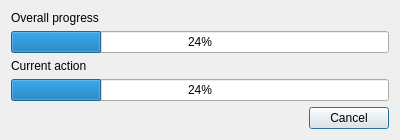
<?xml version="1.0" encoding="UTF-8"?>
<ui version="4.0">
 <class>ModuleConfigProgressDialog</class>
 <widget class="QDialog" name="ModuleConfigProgressDialog">
  <property name="geometry">
   <rect>
    <x>0</x>
    <y>0</y>
    <width>400</width>
    <height>134</height>
   </rect>
  </property>
  <property name="windowTitle">
   <string>Preparing data for configuration</string>
  </property>
  <layout class="QVBoxLayout" name="verticalLayout_2">
   <item>
    <layout class="QVBoxLayout" name="verticalLayout">
     <item>
      <widget class="QLabel" name="label">
       <property name="text">
        <string>Overall progress</string>
       </property>
      </widget>
     </item>
     <item>
      <widget class="QProgressBar" name="progressBar_overall">
       <property name="value">
        <number>24</number>
       </property>
      </widget>
     </item>
     <item>
      <widget class="QLabel" name="label_InfoText">
       <property name="text">
        <string>Current action</string>
       </property>
      </widget>
     </item>
     <item>
      <widget class="QProgressBar" name="progressBar">
       <property name="value">
        <number>24</number>
       </property>
      </widget>
     </item>
    </layout>
   </item>
   <item>
    <widget class="QDialogButtonBox" name="buttonBox">
     <property name="orientation">
      <enum>Qt::Horizontal</enum>
     </property>
     <property name="standardButtons">
      <set>QDialogButtonBox::Cancel</set>
     </property>
    </widget>
   </item>
  </layout>
 </widget>
 <resources/>
 <connections>
  <connection>
   <sender>buttonBox</sender>
   <signal>accepted()</signal>
   <receiver>ModuleConfigProgressDialog</receiver>
   <slot>accept()</slot>
   <hints>
    <hint type="sourcelabel">
     <x>248</x>
     <y>254</y>
    </hint>
    <hint type="destinationlabel">
     <x>157</x>
     <y>274</y>
    </hint>
   </hints>
  </connection>
  <connection>
   <sender>buttonBox</sender>
   <signal>rejected()</signal>
   <receiver>ModuleConfigProgressDialog</receiver>
   <slot>reject()</slot>
   <hints>
    <hint type="sourcelabel">
     <x>316</x>
     <y>260</y>
    </hint>
    <hint type="destinationlabel">
     <x>286</x>
     <y>274</y>
    </hint>
   </hints>
  </connection>
 </connections>
</ui>
